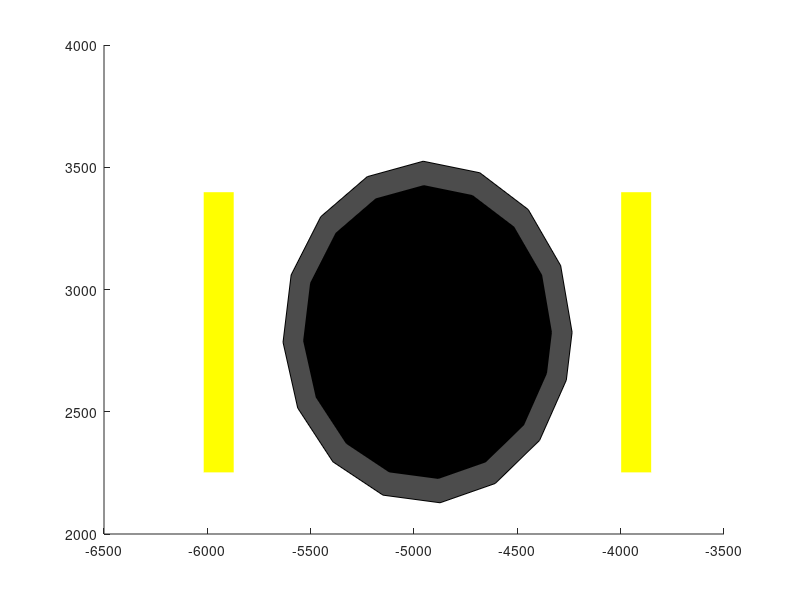

The MATLAB source for this figure:
function [thrtlb_Patch,thrtlb,fuelb_Patch,fuelb,navb1_Patch,navb1,...
    navb2_Patch,navb2]=Patchcontrols_for_descent
t=0:.4:2*pi;
%Throttle Bar
x=[0 60 60 0];
y=[0 0 460 460];
x=x.*2.5-6020;
y=y.*2.5+2250;
thrtlb=[x;y];
thrtlb_Patch=patch(x,y,'yellow','EdgeColor',[1 1 1]);



%fuel Bar
x=[0 60 60 0];
y=[0 0 460 460];
x=x.*2.5-4000;
y=y.*2.5+2250;
fuelb=[x;y];
fuelb_Patch=patch(x,y,'yellow','EdgeColor',[1 1 1]);



%Nav Ball
x11=700.*cos(t)-4935;
y11=700.*sin(t)+2825;
navb1=[x11;y11];
navb1_Patch=patch(x11,y11,[0.3 0.3 0.3],'EdgeColor',[0 0 0]);

x11=600.*cos(t)-4935;
y11=600.*sin(t)+2825;
navb2=[x11;y11];
navb2_Patch=patch(x11,y11,[0 0 0],'EdgeColor',[0 0 0]);

end